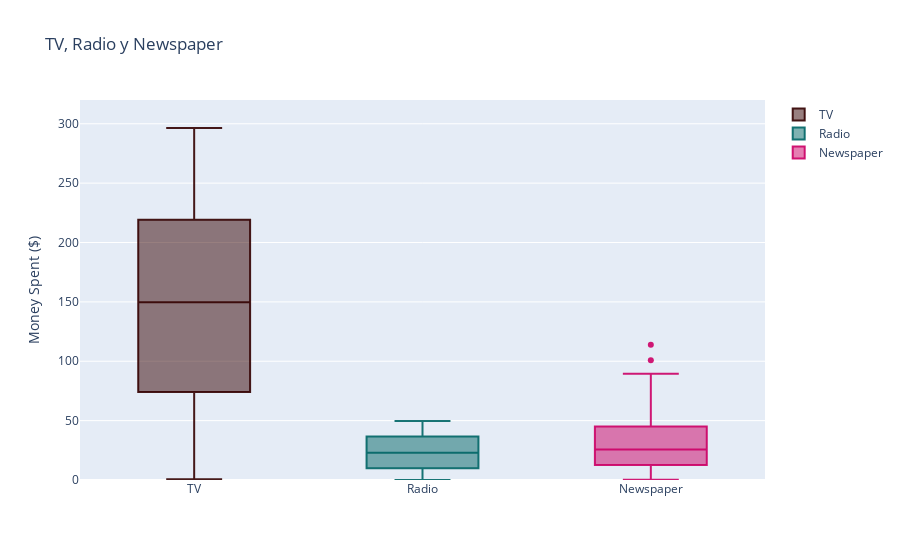

Notebook cell for this chart:
### Markdown cell above
**- Resumen de los datos estadísticos:**

### Code cell
v21 = [go.Box(y=df.TV,name="TV",marker=dict(color="rgba(51,0,0,0.9)"),hoverinfo="name+y")]
v22 = [go.Box(y=df.Radio,name="Radio",marker=dict(color="rgba(0,102,102,0.9)"),hoverinfo="name+y")]
v23 = [go.Box(y=df.Newspaper,name="Newspaper",marker=dict(color="rgba(204,0,102,0.9)"),hoverinfo="name+y")]

layout2 = go.Layout(title="TV, Radio y Newspaper",yaxis=dict(range=[0,320], title="Money Spent ($)")) #I hate 33 bedroom

fig2 = go.Figure(data=v21+v22+v23,layout=layout2)
iplot(fig2)

### Figure 1 — Plotly figure (JSON) as saved in the notebook; plotly's stock layout.template omitted (floating-point values rounded to 4 significant figures; data arrays with more than 128 entries replaced by an {"elided": "..."} marker saying what was removed)
{"data": [{"hoverinfo": "name+y", "marker": {"color": "rgba(51,0,0,0.9)"}, "name": "TV", "type": "box", "y": {"elided": "200 float values"}}, {"hoverinfo": "name+y", "marker": {"color": "rgba(0,102,102,0.9)"}, "name": "Radio", "type": "box", "y": {"elided": "200 float values"}}, {"hoverinfo": "name+y", "marker": {"color": "rgba(204,0,102,0.9)"}, "name": "Newspaper", "type": "box", "y": {"elided": "200 float values"}}], "layout": {"title": {"text": "TV, Radio y Newspaper"}, "yaxis": {"range": [0, 320], "title": {"text": "Money Spent ($)"}}}}
